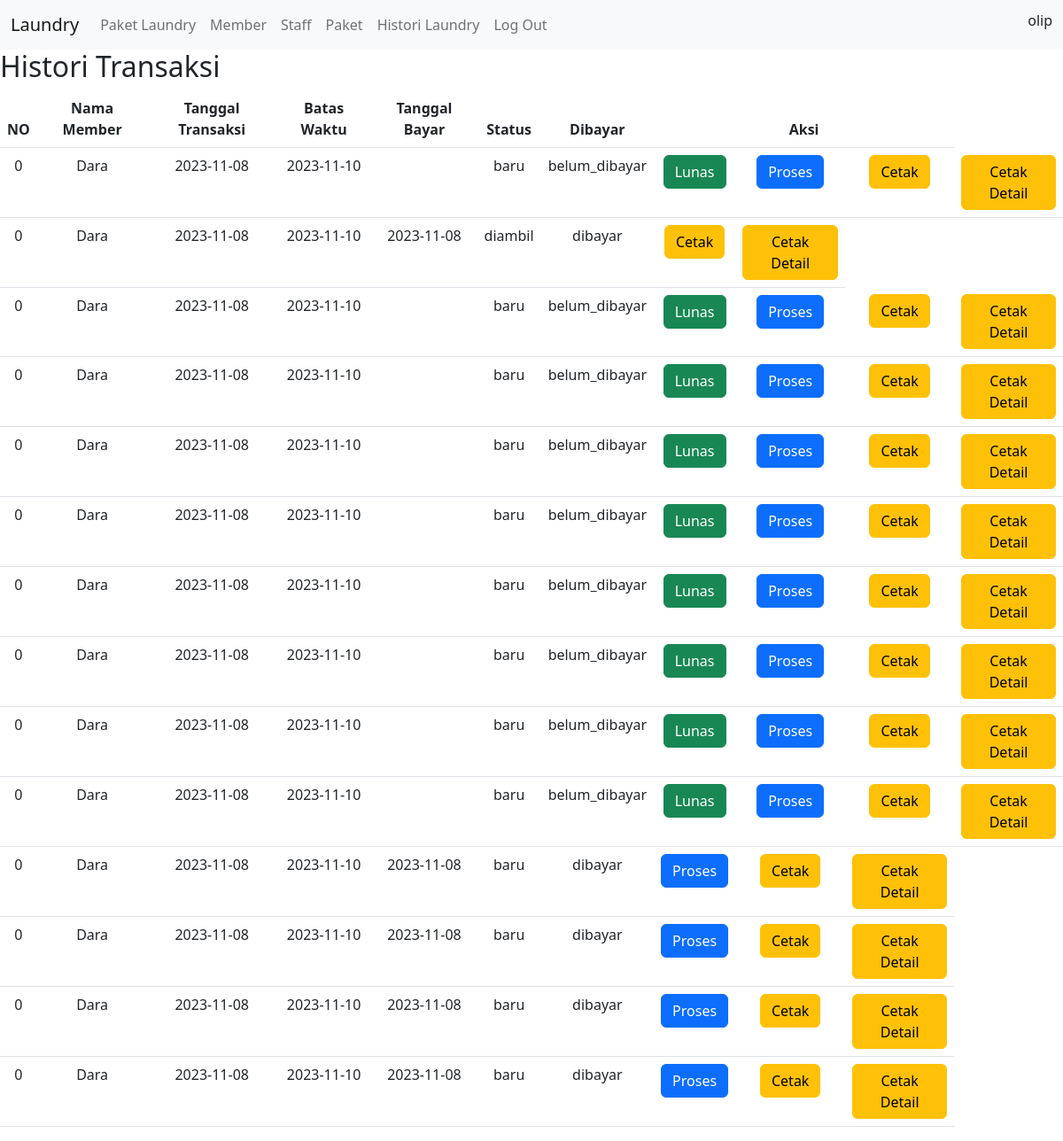
The app's page /histori_transaksi.php (signed in) with its own data.
### tables this page shows
CREATE TABLE `transaksi` (
  `id` int(11) NOT NULL,
  `tgl` date DEFAULT NULL,
  `tgl_bayar` date DEFAULT NULL,
  `status` enum('baru','proses','selesai','diambil') DEFAULT NULL,
  `dibayar` enum('dibayar','belum_dibayar') DEFAULT NULL,
  `id_user` int(11) DEFAULT NULL,
  `id_member` int(11) DEFAULT NULL,
  `batas_waktu` date DEFAULT NULL
);

CREATE TABLE `member` (
  `id` int(11) NOT NULL,
  `nama` varchar(100) DEFAULT NULL,
  `alamat` text DEFAULT NULL,
  `jenis_kelamin` enum('Laki-laki','Perempuan') DEFAULT NULL,
  `telfon` varchar(15) DEFAULT NULL
);

### histori_transaksi.php (the view, shortened to what this page needs)
<?php
    include "header.php";
?>
<!DOCTYPE html>
<html>
    <head>
        <link href="https://cdn.jsdelivr.net/npm/bootstrap@5.2.1/dist/css/bootstrap.min.css" rel="stylesheet">
    </head>
    <body>
        <h2>Histori Transaksi</h2>
        <table class="table table-hover">
            <thead style="text-align:center;">
                <th>NO</th><th>Nama Member</th><th>Tanggal Transaksi</th><th>Batas Waktu</th><th>Tanggal Bayar</th><th>Status</th><th>Dibayar</th><th colspan="3">Aksi</th>
            </thead>
            <tbody style="text-align:center;">
                <?php
                    include "connect.php";
                    $qry_histori=mysqli_query($connect,"SELECT *,transaksi.id AS id_transaksi from transaksi join member on transaksi.id_member = member.id order by transaksi.id desc");
                    while($dt_histori=mysqli_fetch_array($qry_histori)){
                        $no=0;
                        $button_lunas="<a href='lunas.php?id=".$dt_histori['id_transaksi']."' class='btn btn-success' onclick='return confirm(\"Apakah anda yakin?\")'>Lunas</a>";
                        $button_proses="<a href='update_transaksi.php?id=".$dt_histori['id_transaksi']."' class='btn btn-primary' onclick='return confirm(\"Apakah anda yakin?\")'>Proses</a>";
                        $button_cetak="<a href='cetak.php?id=".$dt_histori['id_transaksi']."' class='btn btn-warning'>Cetak</a>";
                        $button_cetak_detail="<a href='detail_transaksi.php?id=".$dt_histori['id_transaksi']."' class='btn btn-warning'>Cetak Detail</a>";
                    ?>
                <tr>
                    <td><?=$no?></td><td><?=$dt_histori['nama']?></td><td><?=$dt_histori['tgl']?></td><td><?=$dt_histori['batas_waktu']?></td><td><?=$dt_histori['tgl_bayar']?></td><td><?=$dt_histori['status']?></td><td><?=$dt_histori['dibayar']?></td>
                    <?php if($dt_histori['dibayar']=='belum_dibayar'){ ?>
                            <td><?=$button_lunas?></td>
                    <?php
                        }
                    ?>
                    <?php if($dt_histori['status']=='baru'){ ?>
                            <td><?=$button_proses?></td>
                    <?php
                        }
                    ?>
                    <td><?=$button_cetak?></td>
                    <td><?=$button_cetak_detail?></td>
                </tr>
                <?php
                    }
                ?>
            </tbody>
        </table>
    </body>
</html>

### header.php (shortened to what this page needs)
<!DOCTYPE html>
<html>
    <head>
        <link href="https://cdn.jsdelivr.net/npm/bootstrap@5.2.1/dist/css/bootstrap.min.css" rel="stylesheet">
        <nav class="navbar navbar-expand-lg sticky-top bg-light">
            <div class="container-fluid">
              <a class="navbar-brand" >Laundry</a>
              <div class="collapse navbar-collapse" id="navbarSupportedContent">
                <ul class="navbar-nav me-auto mb-2 mb-lg-0">
                  <li class="nav-item">
                    <a class="nav-link" aria-current="page" href="dashboard.php">Paket Laundry</a>
                  </li>
                  <?php
                    if($_SESSION['role'] == 'admin'){
                  ?>
                  <li class="nav-item">
                    <a class="nav-link" href="tampil_member.php">Member</a>
                  </li>
                  <?php
                    }
                  ?>
                  <?php
                    if($_SESSION['role'] == 'admin'){
                  ?>
                  <li class="nav-item">
                    <a class="nav-link" href="tampil_user.php">Staff</a>
                  </li>
                  <?php
                    }
                  ?>
                  <?php
                    if($_SESSION['role'] == 'admin'){
                  ?>
                  <li class="nav-item">
                    <a class="nav-link" href="tampil_paket.php">Paket</a>
                  </li>
                  <?php
                    }
                  ?>
                  <li class="nav-item">
                    <a class="nav-link" href="histori_transaksi.php">Histori Laundry</a>
                  </li>
                  <li class="nav-item">
                    <a class="nav-link" href="logout.php">Log Out</a>
                  </li>
                </ul>
                <h6 style="padding-left: 5px;"><?=$_SESSION['nama']?></h6>
              </div>
            </div>
          </nav>
  </head>
    <body>
    </body>
</html>

### records on screen
transaksi: no "0", id_member.nama "Dara", tgl "2023-11-08", batas_waktu "2023-11-10", status "baru", dibayar "belum_dibayar"
transaksi: no "0", id_member.nama "Dara", tgl "2023-11-08", batas_waktu "2023-11-10", tgl_bayar "2023-11-08", status "diambil", dibayar "dibayar"
transaksi: no "0", id_member.nama "Dara", tgl "2023-11-08", batas_waktu "2023-11-10", status "baru", dibayar "belum_dibayar"
transaksi: no "0", id_member.nama "Dara", tgl "2023-11-08", batas_waktu "2023-11-10", status "baru", dibayar "belum_dibayar"
transaksi: no "0", id_member.nama "Dara", tgl "2023-11-08", batas_waktu "2023-11-10", status "baru", dibayar "belum_dibayar"
transaksi: no "0", id_member.nama "Dara", tgl "2023-11-08", batas_waktu "2023-11-10", status "baru", dibayar "belum_dibayar"
transaksi: no "0", id_member.nama "Dara", tgl "2023-11-08", batas_waktu "2023-11-10", status "baru", dibayar "belum_dibayar"
transaksi: no "0", id_member.nama "Dara", tgl "2023-11-08", batas_waktu "2023-11-10", status "baru", dibayar "belum_dibayar"
transaksi: no "0", id_member.nama "Dara", tgl "2023-11-08", batas_waktu "2023-11-10", status "baru", dibayar "belum_dibayar"
transaksi: no "0", id_member.nama "Dara", tgl "2023-11-08", batas_waktu "2023-11-10", status "baru", dibayar "belum_dibayar"
transaksi: no "0", id_member.nama "Dara", tgl "2023-11-08", batas_waktu "2023-11-10", tgl_bayar "2023-11-08", status "baru", dibayar "dibayar"
transaksi: no "0", id_member.nama "Dara", tgl "2023-11-08", batas_waktu "2023-11-10", tgl_bayar "2023-11-08", status "baru", dibayar "dibayar"
transaksi: no "0", id_member.nama "Dara", tgl "2023-11-08", batas_waktu "2023-11-10", tgl_bayar "2023-11-08", status "baru", dibayar "dibayar"
transaksi: no "0", id_member.nama "Dara", tgl "2023-11-08", batas_waktu "2023-11-10", tgl_bayar "2023-11-08", status "baru", dibayar "dibayar"

### other values on screen
$_SESSION['nama'] "olip"
